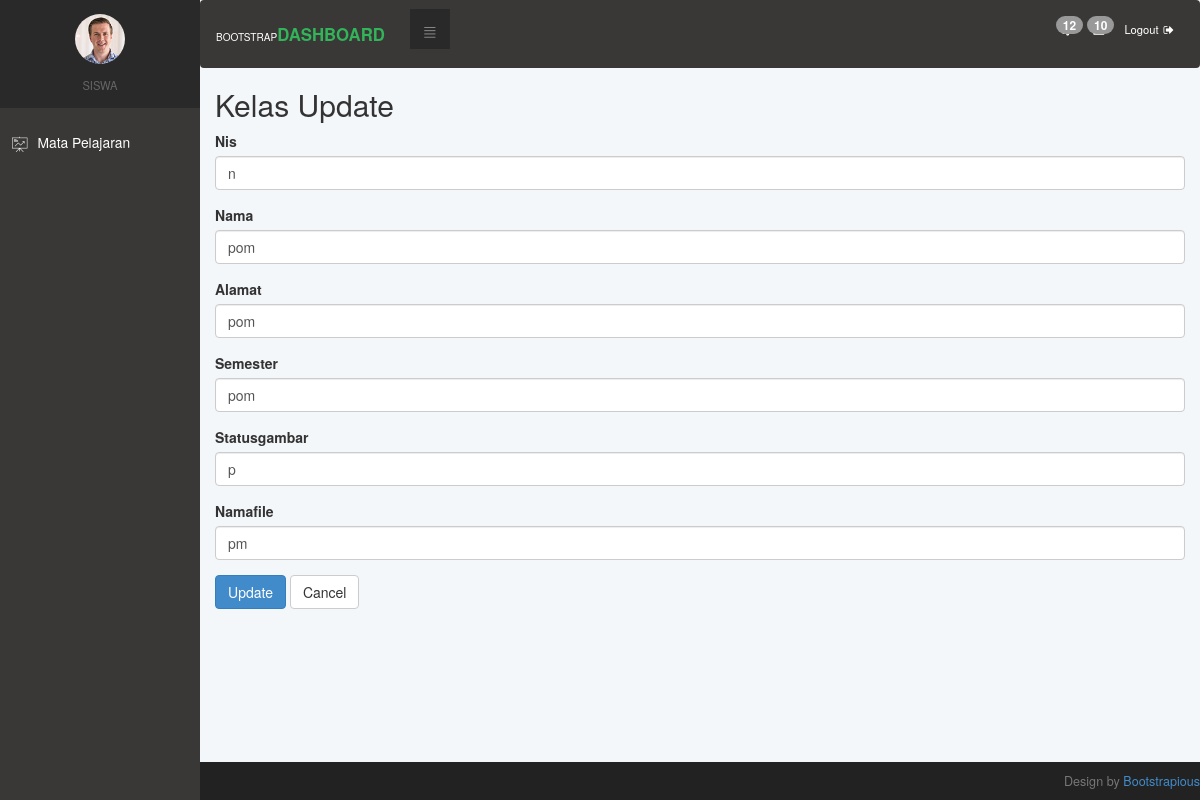
Screenshot of /kelasbaru/update/12.html with the database file from the repository.
### tables this page shows
CREATE TABLE `kelas` (
  `id_mhs` int(3) NOT NULL,
  `nis` char(5) NOT NULL,
  `nama` varchar(25) NOT NULL,
  `alamat` varchar(50) NOT NULL,
  `semester` varchar(3) NOT NULL,
  `statusgambar` varchar(1) NOT NULL,
  `namafile` varchar(50) NOT NULL
);

### application/controllers/Kelasbaru.php (called while the page is built, shortened)
<?php
class Kelasbaru extends CI_Controller
{
    function __construct()
    {
        $this->load->model('Kelasbaru_model');
        $this->load->library('form_validation');
    }
    public function update($id)
    {
        $row = $this->Kelasbaru_model->get_by_id($id);
        if ($row) {
            $data = array(
                'button' => 'Update',
                'action' => site_url('kelasbaru/update_action'),
		'id_mhs' => set_value('id_mhs', $row->id_mhs),
		'nis' => set_value('nis', $row->nis),
		'nama' => set_value('nama', $row->nama),
		'alamat' => set_value('alamat', $row->alamat),
		'semester' => set_value('semester', $row->semester),
		'statusgambar' => set_value('statusgambar', $row->statusgambar),
		'namafile' => set_value('namafile', $row->namafile),
	    );
            $this->load->view('template/header');
            $this->load->view('template/sidenavbar');
            $this->load->view('template/navbar');
            $this->load->view('kelasbaru/kelas_form', $data);
            $this->load->view('template/footer');
        } else {
            $this->session->set_flashdata('message', 'Record Not Found');
            redirect(site_url('kelasbaru'));
        }
    }
}

### index.php (called while the page is built, shortened)
<?php
require_once BASEPATH.'core/CodeIgniter.php';

### application/models/Kelasbaru_model.php (called while the page is built, shortened)
<?php
class Kelasbaru_model extends CI_Model
{
    public $table = 'kelas';
    public $id = 'id_mhs';
    function get_by_id($id)
    {
        $this->db->where($this->id, $id);
        return $this->db->get($this->table)->row();
    }
}

### application/views/kelasbaru/kelas_form.php (the view, shortened to what this page needs)
<!doctype html>
<html>
    <head>
        <link rel="stylesheet" href="<?php echo base_url('assets/bootstrap/css/bootstrap.min.css') ?>"/>
    </head>
    <body>
        <h2 style="margin-top:0px">Kelas <?php echo $button ?></h2>
        <form action="<?php echo $action; ?>" method="post">
	    <div class="form-group">
            <label for="char">Nis <?php echo form_error('nis') ?></label>
            <input type="text" class="form-control" name="nis" id="nis" placeholder="Nis" value="<?php echo $nis; ?>" />
        </div>
	    <div class="form-group">
            <label for="varchar">Nama <?php echo form_error('nama') ?></label>
            <input type="text" class="form-control" name="nama" id="nama" placeholder="Nama" value="<?php echo $nama; ?>" />
        </div>
	    <div class="form-group">
            <label for="varchar">Alamat <?php echo form_error('alamat') ?></label>
            <input type="text" class="form-control" name="alamat" id="alamat" placeholder="Alamat" value="<?php echo $alamat; ?>" />
        </div>
	    <div class="form-group">
            <label for="varchar">Semester <?php echo form_error('semester') ?></label>
            <input type="text" class="form-control" name="semester" id="semester" placeholder="Semester" value="<?php echo $semester; ?>" />
        </div>
	    <div class="form-group">
            <label for="varchar">Statusgambar <?php echo form_error('statusgambar') ?></label>
            <input type="text" class="form-control" name="statusgambar" id="statusgambar" placeholder="Statusgambar" value="<?php echo $statusgambar; ?>" />
        </div>
	    <div class="form-group">
            <label for="varchar">Namafile <?php echo form_error('namafile') ?></label>
            <input type="text" class="form-control" name="namafile" id="namafile" placeholder="Namafile" value="<?php echo $namafile; ?>" />
        </div>
	    <button type="submit" class="btn btn-primary"><?php echo $button ?></button>
	    <a href="<?php echo site_url('kelasbaru') ?>" class="btn btn-default">Cancel</a>
	</form>
    </body>
</html>

### assets/backend/css/style.default.css (style rules this page uses)
a { display: inline-block; text-decoration: none; color: #fff; -webkit-transition: all 0.3s; transition: all 0.3s; }
body { overflow-x: hidden; }
h2 { color: #555; font-weight: 400; }
button { cursor: pointer; }
.btn { font-weight: normal; border: 1px solid transparent; padding: 0.5rem 0.75rem; font-size: 1rem; line-height: 1.25; border-radius: 0; -webkit-transition: all 0.15s ease-in-out; transition: all 0.15s ease-in-out; }
.btn-primary { color: #fff; background-color: #33b35a; border-color: #33b35a; }
body { font-family: "Roboto", sans-serif; font-size: 1rem; font-weight: normal; line-height: 1.5; color: #212529; background-color: #fff; }
a { color: #33b35a; text-decoration: none; }
h1, h2, h3, h4, h5, h6, .h1, .h2, .h3, .h4, .h5, .h6 { margin-bottom: 0.5rem; font-family: inherit; font-weight: 500; line-height: 1.1; color: inherit; }
h2, .h2 { font-size: 1.3rem; }

### application/views/kelasbaru/kelas_form.php (style rules this page uses)
body { padding: 15px; }

### rows the page displays
kelas: nis "n", nama "pom", alamat "pom", semester "pom", statusgambar "p", namafile "pm"

### other values shown
$jabatan "SISWA"
$button "Update"
